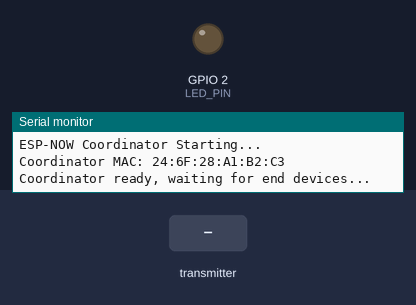
Bench run of a sketch on a simulated ESP32. Shown: output pins drawn as LEDs (lit = HIGH), the last lines printed to the serial monitor. Inputs (shaded band) come from the test bench.

Above: at 0.6 s.
At 1.2 s:
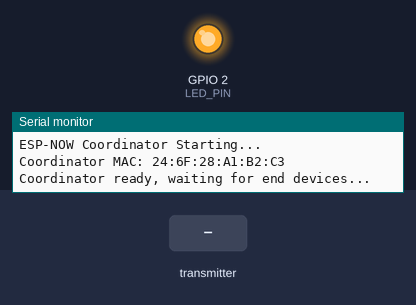
1.3 s: the transmitter starts sending device_id = 0
At 1.8 s:
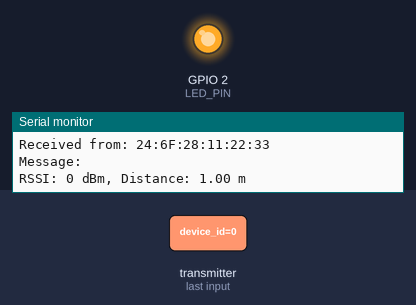
Timing chart, 0 to 4.3 s (numbered marks = the images above; inputs shaded):
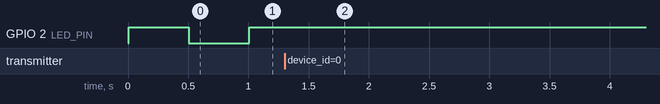

The sketch:

esp_now_coordinator.ino
```cpp
#include <WiFi.h>
#include <esp_now.h>
#include <math.h>

#define LED_PIN 2
#define CHANNEL 1

// Position data structure
typedef struct {
    uint16_t device_id;
    int8_t rssi;
    uint32_t timestamp;
    float estimated_distance;
    char message[32];
} position_data_t;

static position_data_t remote_position;
static bool device_connected = false;
static uint8_t peer_mac[6];

// Calculate distance from RSSI (approximate)
float rssi_to_distance(int8_t rssi) {
    // Simple path loss formula: distance = 10^((Tx_Power - RSSI)/(10*n))
    // Assuming Tx_Power = 0dBm, n = 2 (free space)
    return pow(10, (0 - rssi) / 20.0);
}

// Callback when data is received - Updated signature for newer ESP32 core
void onDataReceived(const esp_now_recv_info* recv_info, const uint8_t *data, int data_len) {
    const uint8_t *mac_addr = recv_info->src_addr;

    if (data_len == sizeof(position_data_t)) {
        position_data_t received_data;
        memcpy(&received_data, data, sizeof(position_data_t));

        // Store the received data and update with current timestamp
        remote_position = received_data;
        remote_position.timestamp = millis();

        // Calculate distance from received RSSI
        remote_position.estimated_distance = rssi_to_distance(remote_position.rssi);

        device_connected = true;

        Serial.printf("Received from: %02X:%02X:%02X:%02X:%02X:%02X\n",
                     mac_addr[0], mac_addr[1], mac_addr[2],
                     mac_addr[3], mac_addr[4], mac_addr[5]);
        Serial.printf("Message: %s\n", remote_position.message);
        Serial.printf("RSSI: %d dBm, Distance: %.2f m\n",
                     remote_position.rssi, remote_position.estimated_distance);

        // Store peer MAC for direct communication
        memcpy(peer_mac, mac_addr, 6);
    }
}

// Callback when data is sent
void onDataSent(const uint8_t *mac_addr, esp_now_send_status_t status) {
    Serial.printf("Send Status: %s\n", status == ESP_NOW_SEND_SUCCESS ? "Success" : "Failed");
}

void setup() {
    Serial.begin(115200);
    pinMode(LED_PIN, OUTPUT);

    Serial.println("ESP-NOW Coordinator Starting...");

    // Set WiFi mode
    WiFi.mode(WIFI_STA);
    WiFi.disconnect();

    // Print MAC address
    Serial.printf("Coordinator MAC: %s\n", WiFi.macAddress().c_str());

    // Initialize ESP-NOW
    if (esp_now_init() != ESP_OK) {
        Serial.println("Error initializing ESP-NOW");
        return;
    }

    // Register callbacks
    esp_now_register_send_cb(onDataSent);
    esp_now_register_recv_cb(onDataReceived);

    // Set up broadcast peer for initial discovery
    esp_now_peer_info_t peerInfo = {};
    memset(&peerInfo, 0, sizeof(peerInfo));
    memcpy(peerInfo.peer_addr, "\xFF\xFF\xFF\xFF\xFF\xFF", 6);
    peerInfo.channel = CHANNEL;
    peerInfo.encrypt = false;

    if (esp_now_add_peer(&peerInfo) != ESP_OK) {
        Serial.println("Failed to add broadcast peer");
    }

    Serial.println("Coordinator ready, waiting for end devices...");
}

void send_discovery_beacon() {
    position_data_t beacon;
    beacon.device_id = 0x0001; // Coordinator ID
    beacon.rssi = 0; // Will be filled by receiver
    beacon.timestamp = millis();
    beacon.estimated_distance = 0.0;
    strcpy(beacon.message, "COORD_DISCOVERY");

    // Broadcast discovery beacon
    uint8_t broadcast_mac[6] = {0xFF, 0xFF, 0xFF, 0xFF, 0xFF, 0xFF};
    esp_now_send(broadcast_mac, (uint8_t*)&beacon, sizeof(beacon));
}

void loop() {
    static unsigned long last_beacon = 0;
    static unsigned long last_status = 0;

    // Send discovery beacon every 3 seconds
    if (millis() - last_beacon > 3000) {
        send_discovery_beacon();
        last_beacon = millis();
    }

    // Print status every 5 seconds
    if (millis() - last_status > 5000) {
        if (device_connected) {
            Serial.printf("=== Position Update ===\n");
            Serial.printf("Device ID: 0x%04X\n", remote_position.device_id);
            Serial.printf("RSSI: %d dBm\n", remote_position.rssi);
            Serial.printf("Distance: %.2f m\n", remote_position.estimated_distance);
            Serial.printf("Last seen: %lu ms ago\n", millis() - remote_position.timestamp);
            Serial.println("=====================");
        } else {
            Serial.println("No devices connected");
        }
        last_status = millis();
    }

    // Reset connection status if no recent data
    if (device_connected && (millis() - remote_position.timestamp > 10000)) {
        device_connected = false;
        Serial.println("Device disconnected (timeout)");
    }

    // Blink LED to show status
    digitalWrite(LED_PIN, device_connected ? HIGH : (millis() % 1000 < 500));

    delay(100);
}
```

Measured:
- after the input at 1.3 s, GPIO 2 (LED_PIN): stops changing and stays HIGH
